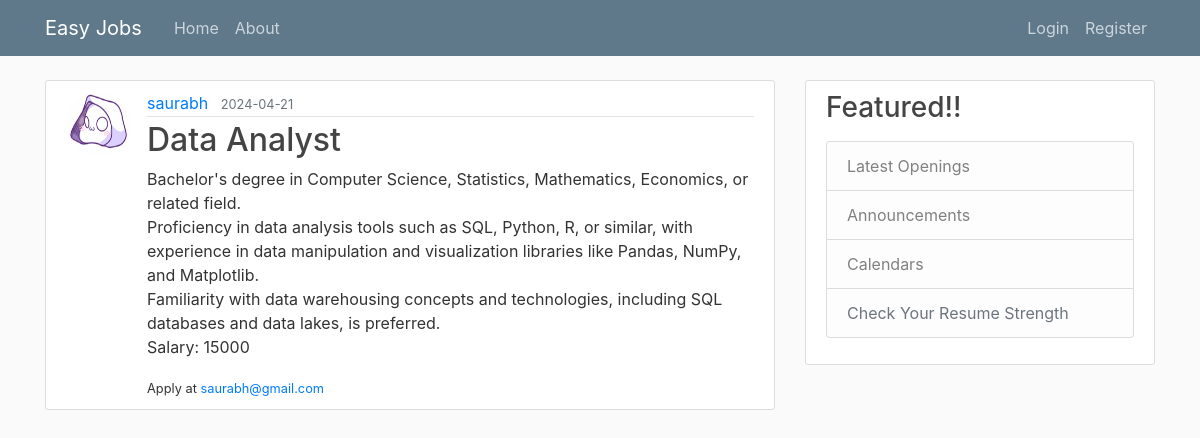
Screenshot of /post/3 with the database file from the repository.
### app/models.py (models this page shows, shortened)
class User(db.Model, UserMixin):
    id = db.Column(db.Integer, primary_key=True)
    username = db.Column(db.String(20), unique=True, nullable=False)
    email = db.Column(db.String(120), unique=True, nullable=False)
    image_file = db.Column(db.String(20), nullable=False, default='default.jpg')
    password = db.Column(db.String(60), nullable=False)
    posts = db.relationship('Post', backref='author', lazy=True)

class Post(db.Model):
    id = db.Column(db.Integer, primary_key=True)
    title = db.Column(db.String(100), nullable=False)
    date_posted = db.Column(db.DateTime, nullable=False, default=datetime.utcnow)
    content = db.Column(db.Text, nullable=False)
    user_id = db.Column(db.Integer, db.ForeignKey('user.id'), nullable=False)

### app/routes.py (the view)
@app.route("/post/<int:post_id>")
def post(post_id):
    post = Post.query.get_or_404(post_id)
    return render_template('post.html', title=post.title, post=post)

### app/templates/post.html
{% extends "layout.html" %}
{% block content %}
   <article class="media content-section">
    <img class="rounded-circle article-img" src="{{ url_for('static', filename='profile_pics/' + post.author.image_file) }}" alt="">
        <div class="media-body">
            <div class="article-metadata">
              <a class="mr-2" href="#">{{ post.author.username }}</a>
              <small class="text-muted">{{ post.date_posted.strftime('%Y-%m-%d') }}</small>
            </div>
            <h2 class="article-title">{{ post.title }}</h2>
            <p class="article-content">{{ post.content }}</p>
            <small class="article-content">Apply at <a href="#">{{ post.author.email }}</a></small>
        </div>
    </article>
{% endblock content %}

### app/static/main.css (style rules this page uses)
body { background: #fafafa; color: #333333; margin-top: 5rem; }
h1, h2, h3, h4, h5, h6 { color: #444444; }
.content-section { background: #ffffff; padding: 10px 20px; border: 1px solid #dddddd; border-radius: 3px; margin-bottom: 20px; }
.article-title { color: #444444; }
.article-content { white-space: pre-line; }
.article-img { height: 65px; width: 65px; margin-right: 16px; }
.article-metadata { padding-bottom: 1px; margin-bottom: 4px; border-bottom: 1px solid #e3e3e3 }

### rows the page displays
User: image_file (picture), author.username "saurabh", author.email "saurabh@gmail.com"
Post: date_posted "2024-04-21", title "Data Analyst", content "Bachelor's degree in Computer Science, Statistics, Mathematics, Economics, or related field. Proficiency in data analysis tools such as SQL, Python, R, or similar, with experience in data manipulation and visualization libraries like Pandas, NumPy, and Matplotlib. Familiarity with data warehousing concepts and technologies, including SQL databases and data lakes, is preferred. Salary: 15000"
